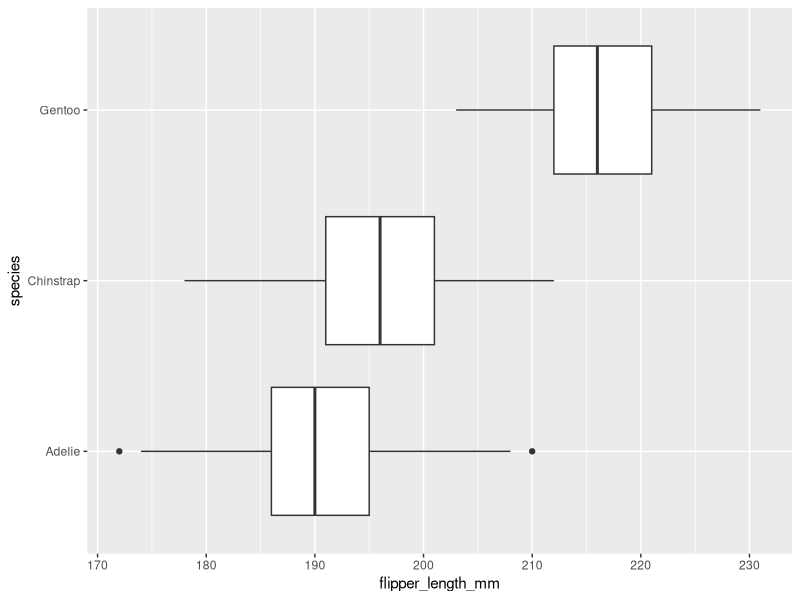
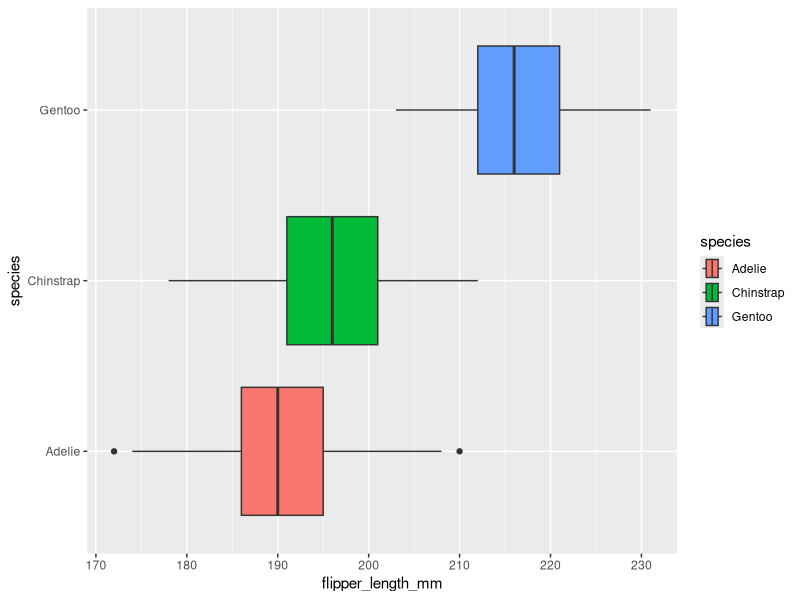
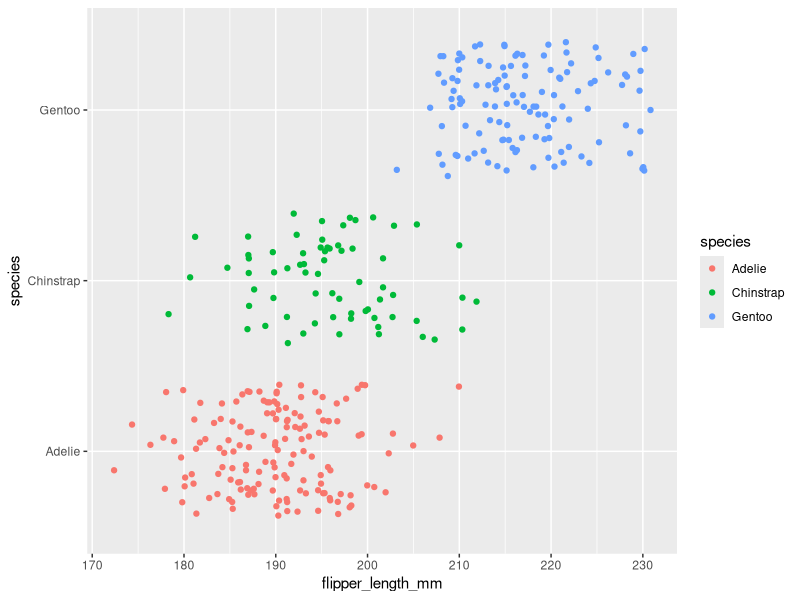
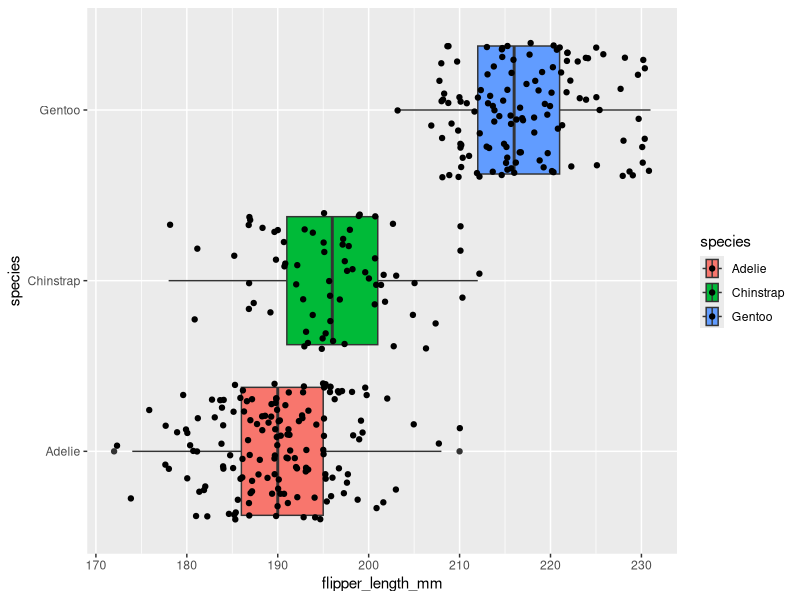
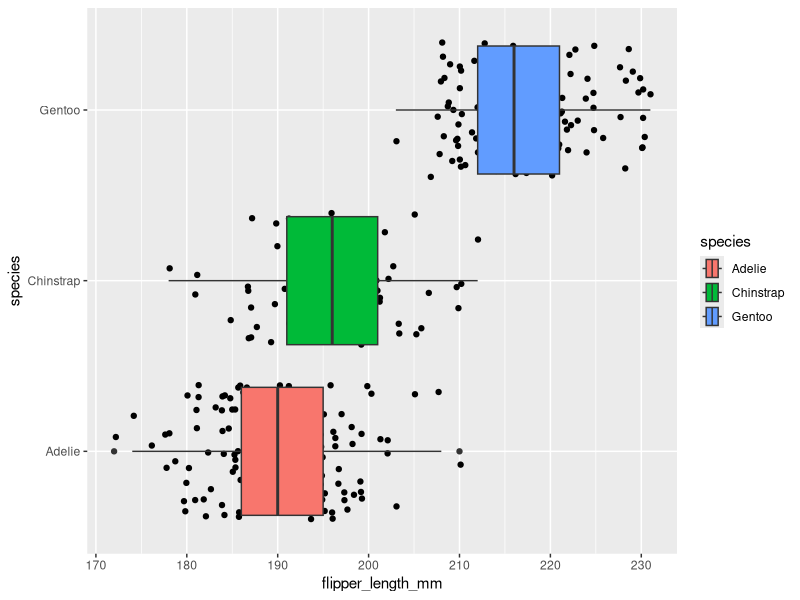
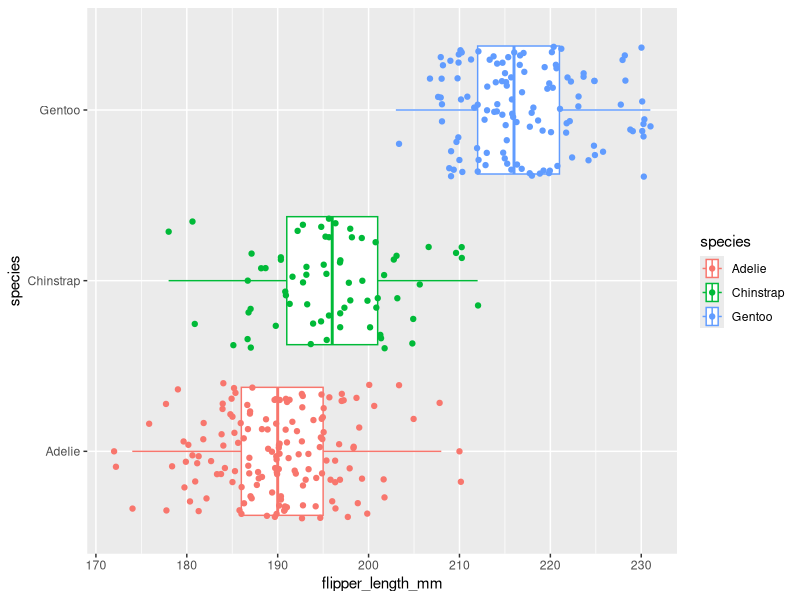
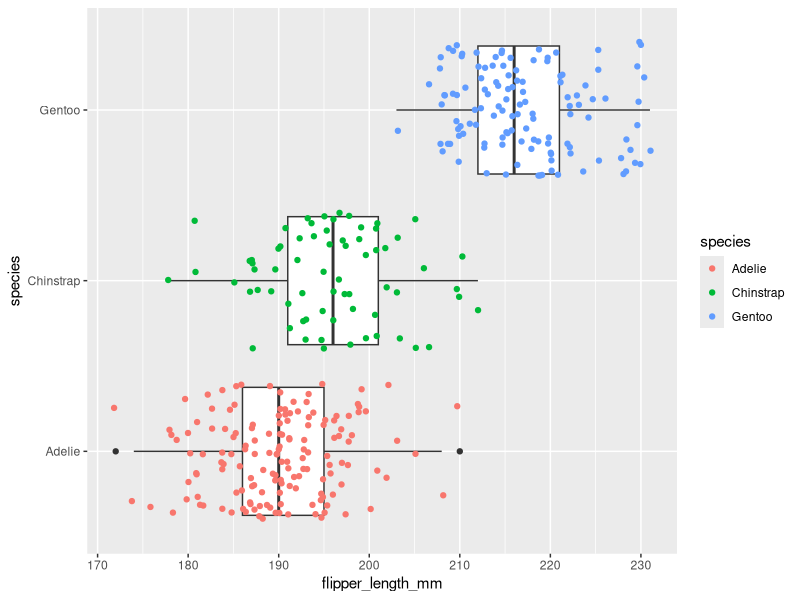
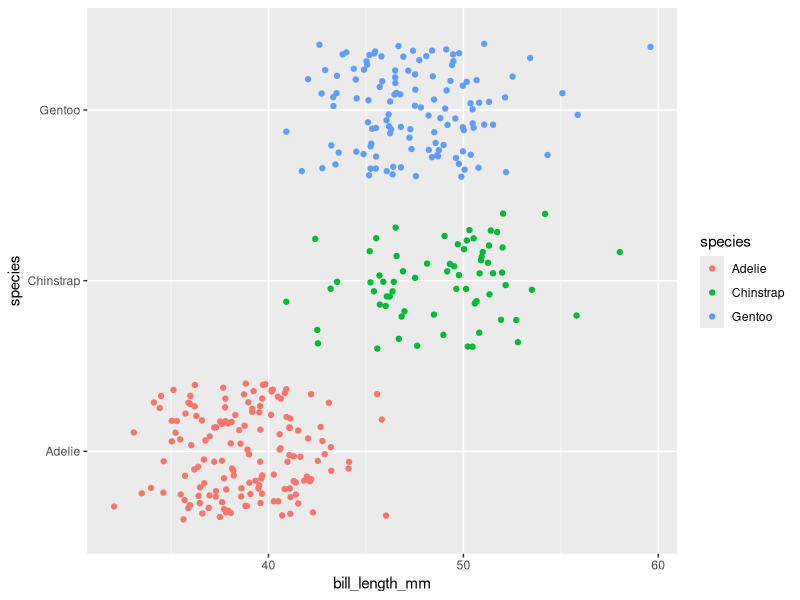

The R script that drew these images, in order:
## ---- chunk 1
knitr::opts_chunk$set(error = TRUE)
## ---- chunk 2
library(palmerpenguins)
penguins
## ---- chunk 3
library(ggplot2)
## ---- chunk 4
ggplot(data = penguins, mapping = aes(x = flipper_length_mm, y = species)) +
  geom_boxplot()
## ---- chunk 5
ggplot(data = penguins, mapping = aes(x = flipper_length_mm, y = species, fill = species)) +
  geom_boxplot()
## ---- chunk 6
ggplot(data = penguins, mapping = aes(x = flipper_length_mm, y = species, color = species)) +
  geom_jitter()
## ---- chunk 7
ggplot(data = penguins, mapping = aes(x = flipper_length_mm, y = species, fill = species)) +
  geom_boxplot() +
  geom_jitter()

ggplot(data = penguins, mapping = aes(x = flipper_length_mm, y = species, fill = species)) +
  geom_jitter() +
  geom_boxplot()

## ---- chunk 8
ggplot(data = penguins, mapping = aes(x = flipper_length_mm, y = species, color = species)) +
  geom_boxplot() +
  geom_jitter()

ggplot(data = penguins, mapping = aes(x = flipper_length_mm, y = species)) +
  geom_boxplot() +
  geom_jitter(mapping = aes(color = species))
## ---- chunk 9
ggplot(data = penguins, mapping = aes(x = bill_length_mm, y = species, color = species)) +
  geom_jitter()
## ---- chunk 10
ggplot(data = penguins, mapping = aes(x = bill_length_mm, y = sex, color = sex)) +
  geom_jitter()
## ---- chunk 11
ggplot(data = penguins, mapping = aes(x = bill_length_mm, y = island, color = island)) +
  geom_jitter()
## ---- chunk 12

## ---- chunk 13

## ---- chunk 14

